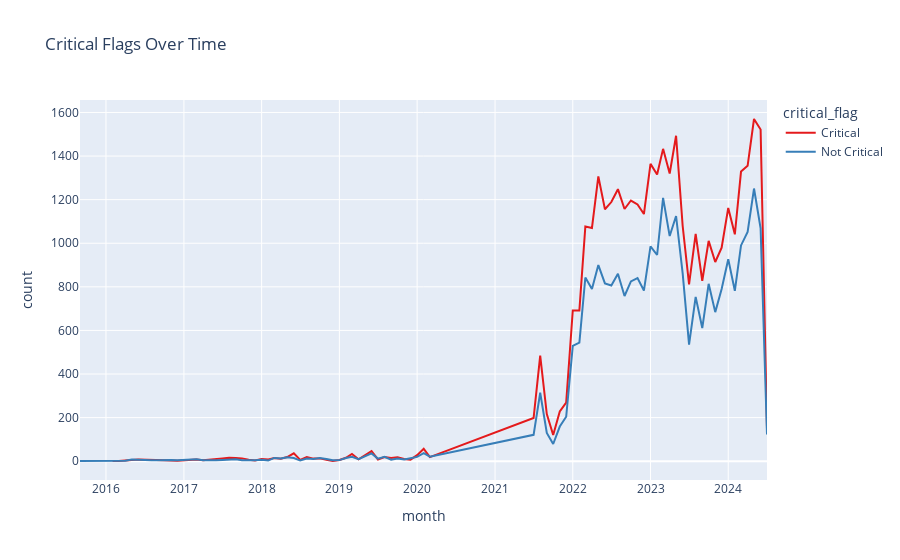

Notebook source saved alongside this figure:
### Code cell
gdf['month'] = gdf['inspection_date'].dt.to_period('M').astype(str)
monthly_trend = gdf.groupby(['month', 'critical_flag']).size().reset_index(name='count')

fig = px.line(
    monthly_trend.sort_values(['month', 'critical_flag'], ascending=[False, True]),
    x='month',
    y='count',
    color='critical_flag',
    title='Critical Flags Over Time',
    color_discrete_sequence=px.colors.qualitative.Set1
)
fig.show()

### Figure 1 — Plotly figure (JSON) as saved in the notebook; plotly's stock layout.template omitted (floating-point values rounded to 4 significant figures)
{"data": [{"hovertemplate": "critical_flag=Critical<br>month=%{x}<br>count=%{y}<extra></extra>", "legendgroup": "Critical", "line": {"color": "rgb(228,26,28)", "dash": "solid"}, "marker": {"symbol": "circle"}, "mode": "lines", "name": "Critical", "orientation": "v", "showlegend": true, "type": "scatter", "x": ["2024-07", "2024-06", "2024-05", "2024-04", "2024-03", "2024-02", "2024-01", "2023-12", "2023-11", "2023-10", "2023-09", "2023-08", "2023-07", "2023-06", "2023-05", "2023-04", "2023-03", "2023-02", "2023-01", "2022-12", "2022-11", "2022-10", "2022-09", "2022-08", "2022-07", "2022-06", "2022-05", "2022-04", "2022-03", "2022-02", "2022-01", "2021-12", "2021-11", "2021-10", "2021-09", "2021-08", "2021-07", "2020-03", "2020-02", "2020-01", "2019-12", "2019-11", "2019-10", "2019-09", "2019-08", "2019-07", "2019-06", "2019-05", "2019-04", "2019-03", "2019-02", "2019-01", "2018-12", "2018-11", "2018-10", "2018-09", "2018-08", "2018-07", "2018-06", "2018-05", "2018-04", "2018-03", "2018-02", "2018-01", "2017-12", "2017-11", "2017-10", "2017-09", "2017-08", "2017-07", "2017-06", "2017-05", "2017-04", "2017-03", "2017-02", "2017-01", "2016-12", "2016-10", "2016-09", "2016-08", "2016-06", "2016-05", "2016-04", "2016-03", "2016-02"], "xaxis": "x", "y": [149, 1522, 1570, 1355, 1329, 1041, 1162, 980, 914, 1011, 828, 1043, 811, 1079, 1493, 1320, 1433, 1315, 1364, 1134, 1178, 1196, 1157, 1248, 1189, 1156, 1307, 1070, 1077, 692, 692, 269, 228, 120, 216, 484, 198, 19, 57, 28, 7, 10, 18, 15, 19, 8, 46, 27, 9, 33, 16, 6, 1, 7, 13, 12, 19, 6, 36, 19, 11, 15, 8, 10, 3, 7, 13, 15, 16, 13, 10, 7, 5, 8, 7, 3, 2, 5, 6, 6, 8, 6, 2, 1, 1], "yaxis": "y"}, {"hovertemplate": "critical_flag=Not Critical<br>month=%{x}<br>count=%{y}<extra></extra>", "legendgroup": "Not Critical", "line": {"color": "rgb(55,126,184)", "dash": "solid"}, "marker": {"symbol": "circle"}, "mode": "lines", "name": "Not Critical", "orientation": "v", "showlegend": true, "type": "scatter", "x": ["2024-07", "2024-06", "2024-05", "2024-04", "2024-03", "2024-02", "2024-01", "2023-12", "2023-11", "2023-10", "2023-09", "2023-08", "2023-07", "2023-06", "2023-05", "2023-04", "2023-03", "2023-02", "2023-01", "2022-12", "2022-11", "2022-10", "2022-09", "2022-08", "2022-07", "2022-06", "2022-05", "2022-04", "2022-03", "2022-02", "2022-01", "2021-12", "2021-11", "2021-10", "2021-09", "2021-08", "2021-07", "2020-03", "2020-02", "2020-01", "2019-12", "2019-11", "2019-10", "2019-09", "2019-08", "2019-07", "2019-06", "2019-05", "2019-04", "2019-03", "2019-02", "2019-01", "2018-12", "2018-11", "2018-10", "2018-09", "2018-08", "2018-07", "2018-06", "2018-05", "2018-04", "2018-03", "2018-02", "2018-01", "2017-12", "2017-11", "2017-10", "2017-09", "2017-08", "2017-07", "2017-06", "2017-04", "2017-03", "2017-02", "2017-01", "2016-12", "2016-11", "2016-10", "2016-09", "2016-08", "2016-06", "2016-05", "2016-04", "2016-02", "2016-01", "2015-11", "2015-09"], "xaxis": "x", "y": [123, 1068, 1251, 1052, 990, 782, 927, 790, 684, 814, 611, 754, 535, 862, 1125, 1033, 1208, 946, 986, 783, 840, 825, 758, 860, 806, 816, 900, 790, 843, 544, 529, 204, 159, 79, 130, 314, 121, 21, 37, 20, 14, 8, 12, 7, 20, 12, 36, 22, 9, 20, 15, 5, 4, 10, 15, 10, 12, 3, 15, 18, 12, 15, 3, 7, 4, 5, 4, 9, 9, 6, 5, 4, 9, 8, 4, 4, 6, 4, 5, 4, 7, 8, 2, 1, 2, 2, 1], "yaxis": "y"}], "layout": {"legend": {"title": {"text": "critical_flag"}, "tracegroupgap": 0}, "title": {"text": "Critical Flags Over Time"}, "xaxis": {"anchor": "y", "domain": [0, 1], "title": {"text": "month"}}, "yaxis": {"anchor": "x", "domain": [0, 1], "title": {"text": "count"}}}}
